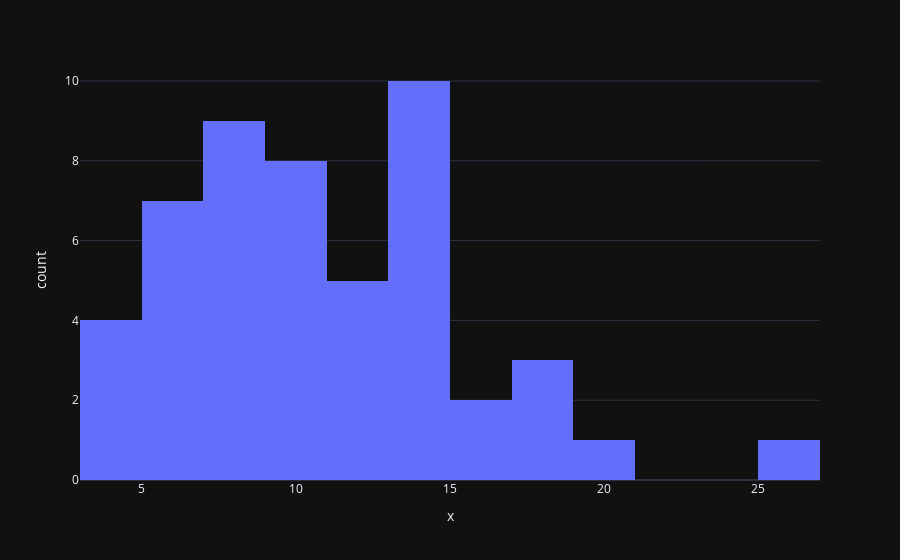

Notebook cell for this chart:
### Markdown cell above
We then import plotly.express and initialize a figure object fig and use the histogram() function to specify the data we want on the x-axis.

Lastly, we use the .show() method to generate the plot!

### Code cell
# Preview the list
print(prices_2021)

# import plotly express
import plotly.express as px

# initialize a histogram
fig = px.histogram(x=prices_2021)

# show the plot
fig.show()

### Figure 1 — Plotly figure (JSON) as saved in the notebook; plotly's stock layout.template omitted (floating-point values rounded to 4 significant figures)
{"data": [{"alignmentgroup": "True", "bingroup": "x", "hovertemplate": "x=%{x}<br>count=%{y}<extra></extra>", "legendgroup": "", "marker": {"color": "#636efa", "pattern": {"shape": ""}}, "name": "", "offsetgroup": "", "orientation": "v", "showlegend": false, "x": [7.48, 12.52, 17.78, 11.98, 7.49, 5.36, 6.99, 13.58, 14.34, 8.99, 6.62, 12.01, 18.0, 15.98, 10.62, 6.0, 10.58, 6.99, 4.31, 4.14, 10.26, 4.07, 14.4, 8.48, 8.49, 14.16, 26.0, 15.49, 4.79, 9.59, 11.6, 7.57, 13.99, 11.4, 10.35, 7.74, 13.79, 9.58, 13.09, 13.29, 19.42, 9.42, 10.34, 17.99, 14.8, 5.06, 8.55, 8.37, 14.89, 5.98], "xaxis": "x", "yaxis": "y", "type": "histogram"}], "layout": {"xaxis": {"anchor": "y", "domain": [0.0, 1.0], "title": {"text": "x"}}, "yaxis": {"anchor": "x", "domain": [0.0, 1.0], "title": {"text": "count"}}, "legend": {"tracegroupgap": 0}, "margin": {"t": 60}, "barmode": "relative"}}
